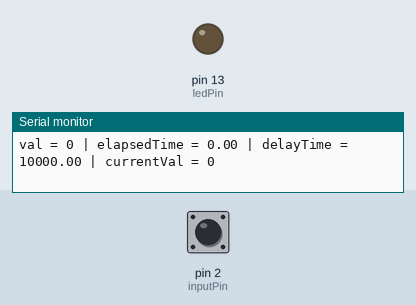
Simulated run of this sketch. Board: Arduino Uno, built with avr-gcc and run on an emulated ATmega328P. On the bench: output pins drawn as LEDs (lit = HIGH), the last lines printed to the serial monitor. The inputs (shaded band) are chosen by the test bench; at power-on: pin 2 (inputPin) LOW.

Above: at 1.2 s.
1.3 s: pin 2 (inputPin) driven HIGH
At 1.9 s:
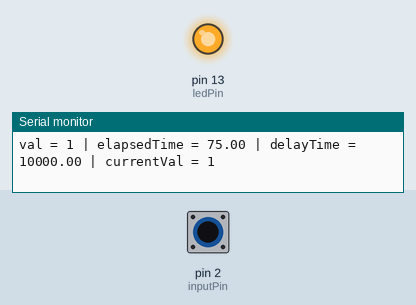
2.8 s: pin 2 (inputPin) driven LOW
5.8 s: pin 2 (inputPin) pulsed HIGH 2 times (0.12 s each, 0.3 s apart)
9.4 s: pin 2 (inputPin) pulsed HIGH 5 times (0.12 s each, 0.3 s apart)
At 21.3 s:
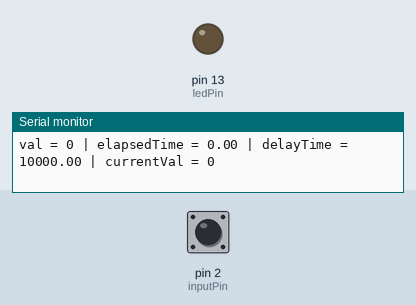
Timing chart, 0 to 22.2 s (numbered marks = the images above; inputs shaded):
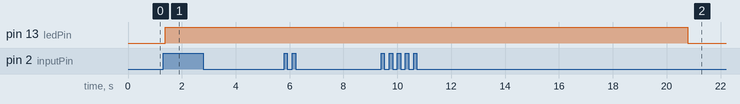

Measured:
- after the input at 1.3 s, pin 13 (ledPin): LOW → HIGH after 0.09 s
- after the input at 9.4 s, pin 13 (ledPin): HIGH → LOW after 11.4 s instead of 6.9 s

The sketch:

PIR_Sensor_LED.ino
```cpp
/*
* PIR sensor tester
*/

//pins
int ledPin = 13; // choose the pin for the LED
int inputPin = 2; // choose the input pin (for PIR sensor)
int val = 0; // variable for reading the PIR sensor OUT pin status
int currentVal = LOW; //controls current state of LED

//time
float oldTime = 0;
float elapsedTime = 0;
float delayTime = 10000;

void setup() {
	pinMode(ledPin, OUTPUT); // declare LED as output
	pinMode(inputPin, INPUT); // declare sensor as input
	Serial.begin(9600);
}

void loop() {
  if (currentVal == HIGH) {
    elapsedTime += getDeltaTime();
  }

	val = digitalRead(inputPin); // read input value

	Serial.println("val = " + String(val)
	  + " | elapsedTime = " + String(elapsedTime)
	  + " | delayTime = " + delayTime
	  + " | currentVal = " + String(currentVal)
	);

  if (val == HIGH) {
    currentVal = HIGH;
    elapsedTime = 0;
  }
  else if (elapsedTime > delayTime) {
    currentVal = LOW;
    elapsedTime = 0;
  }

  digitalWrite(ledPin, currentVal);
}

float getDeltaTime(){
  float currentTime = millis();
  float deltaTime = currentTime - oldTime;
  oldTime = currentTime;
  return deltaTime;
}
```
